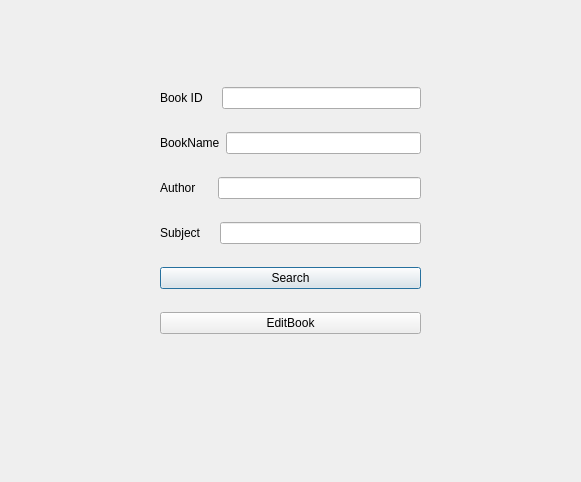
<?xml version="1.0" encoding="UTF-8"?>
<ui version="4.0">
 <class>Window_EditBook</class>
 <widget class="QDialog" name="Window_EditBook">
  <property name="geometry">
   <rect>
    <x>0</x>
    <y>0</y>
    <width>581</width>
    <height>482</height>
   </rect>
  </property>
  <property name="windowTitle">
   <string>Dialog</string>
  </property>
  <widget class="QWidget" name="">
   <property name="geometry">
    <rect>
     <x>160</x>
     <y>70</y>
     <width>261</width>
     <height>281</height>
    </rect>
   </property>
   <layout class="QVBoxLayout" name="verticalLayout">
    <item>
     <layout class="QHBoxLayout" name="horizontalLayout_4">
      <item>
       <widget class="QLabel" name="label_BookId">
        <property name="text">
         <string>Book ID    </string>
        </property>
       </widget>
      </item>
      <item>
       <widget class="QLineEdit" name="lineEdit_BookId"/>
      </item>
     </layout>
    </item>
    <item>
     <layout class="QHBoxLayout" name="horizontalLayout">
      <item>
       <widget class="QLabel" name="label_BookName">
        <property name="text">
         <string>BookName</string>
        </property>
       </widget>
      </item>
      <item>
       <widget class="QLineEdit" name="lineEdit_BookName"/>
      </item>
     </layout>
    </item>
    <item>
     <layout class="QHBoxLayout" name="horizontalLayout_2">
      <item>
       <widget class="QLabel" name="label_AuthorName">
        <property name="text">
         <string>Author     </string>
        </property>
       </widget>
      </item>
      <item>
       <widget class="QLineEdit" name="lineEdit_AuthorName"/>
      </item>
     </layout>
    </item>
    <item>
     <layout class="QHBoxLayout" name="horizontalLayout_3">
      <item>
       <widget class="QLabel" name="label_Subject">
        <property name="text">
         <string>Subject    </string>
        </property>
       </widget>
      </item>
      <item>
       <widget class="QLineEdit" name="lineEdit_Subject"/>
      </item>
     </layout>
    </item>
    <item>
     <widget class="QPushButton" name="pushButton_Search">
      <property name="text">
       <string>Search</string>
      </property>
     </widget>
    </item>
    <item>
     <widget class="QPushButton" name="pushButton_EditBook">
      <property name="text">
       <string>EditBook</string>
      </property>
     </widget>
    </item>
   </layout>
  </widget>
 </widget>
 <resources/>
 <connections/>
</ui>
